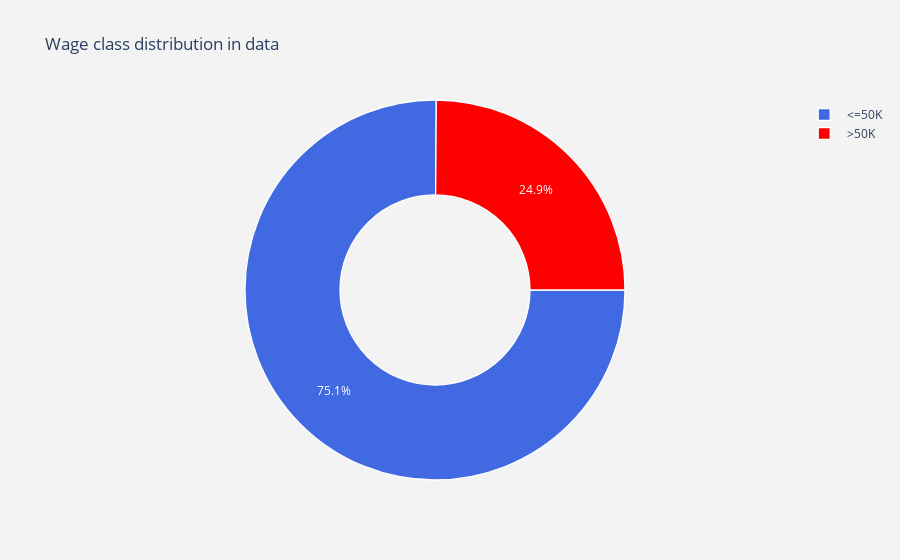

Notebook cell for this chart:
### Markdown cell above
# Salary Distribution , Above and Below 50k

### Code cell
#labels
lab = train_df['wage_class'].value_counts().keys().tolist()
#values
val = train_df["wage_class"].value_counts().values.tolist()

trace = go.Pie(labels = lab ,
               values = val ,
               marker = dict(colors =  [ 'royalblue' ,'red'],
                             line = dict(color = "white",
                                         width =  1.3)
                            ),
               rotation = 90,
               hoverinfo = "label+value+text",
               hole = .5
              )
layout = go.Layout(dict(title = "Wage class distribution in data",
                        plot_bgcolor  = "rgb(243,243,243)",
                        paper_bgcolor = "rgb(243,243,243)",
                       )
                  )

data = [trace]
fig = go.Figure(data = data,layout = layout)
py.iplot(fig)

### Figure 1 — Plotly figure (JSON) as saved in the notebook; plotly's stock layout.template omitted (floating-point values rounded to 4 significant figures)
{"data": [{"hole": 0.5, "hoverinfo": "label+value+text", "labels": [" <=50K", " >50K"], "marker": {"colors": ["royalblue", "red"], "line": {"color": "white", "width": 1.3}}, "rotation": 90, "type": "pie", "values": [22654, 7508]}], "layout": {"paper_bgcolor": "rgb(243,243,243)", "plot_bgcolor": "rgb(243,243,243)", "title": {"text": "Wage class distribution in data"}}}
